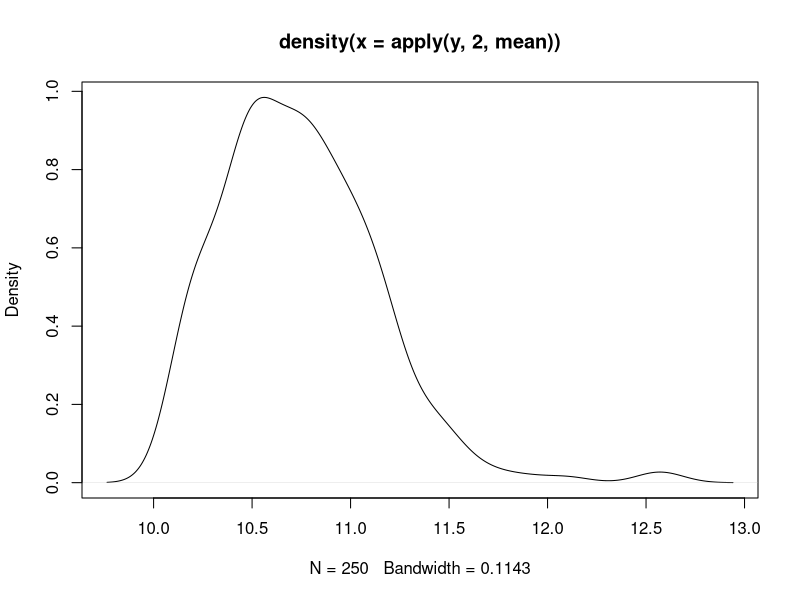

R code for this plot:
#simulate lognormal random walk
rwalk<-function(mu, sigma,lambda, p)
{
	#daily drift and volatility
	days<- 250
	mu.daily <- mu/days
	sigma.daily<-sigma/sqrt(days)
	lambda.daily<-lambda/days
	
	r<-rnorm(250,mu.daily,sigma.daily) #100 random normals
	a<-rpois(250,lambda.daily)
	logPrice<-log(p)+cumsum(r)+rnorm(250,0,2)*a
	Prices<- exp(logPrice)
}

f<-replicate(10000,rwalk(.08,.18,1,10))
head(f)
y<-t(f)
plot(density(apply(y,2,mean)))
dist=c(.01,.05,.31,.52,.6,.7,.95,.99)
tile=sapply(1:ncol(y),function(x)quantile(y[,x], dist))
tile

rm(list=ls())